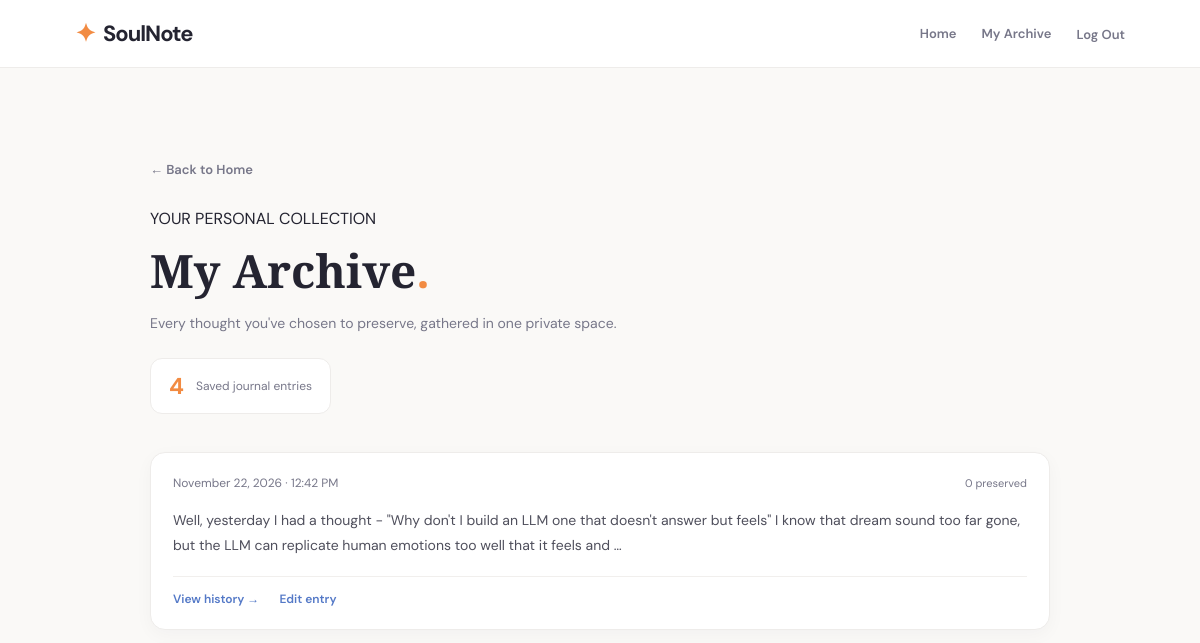
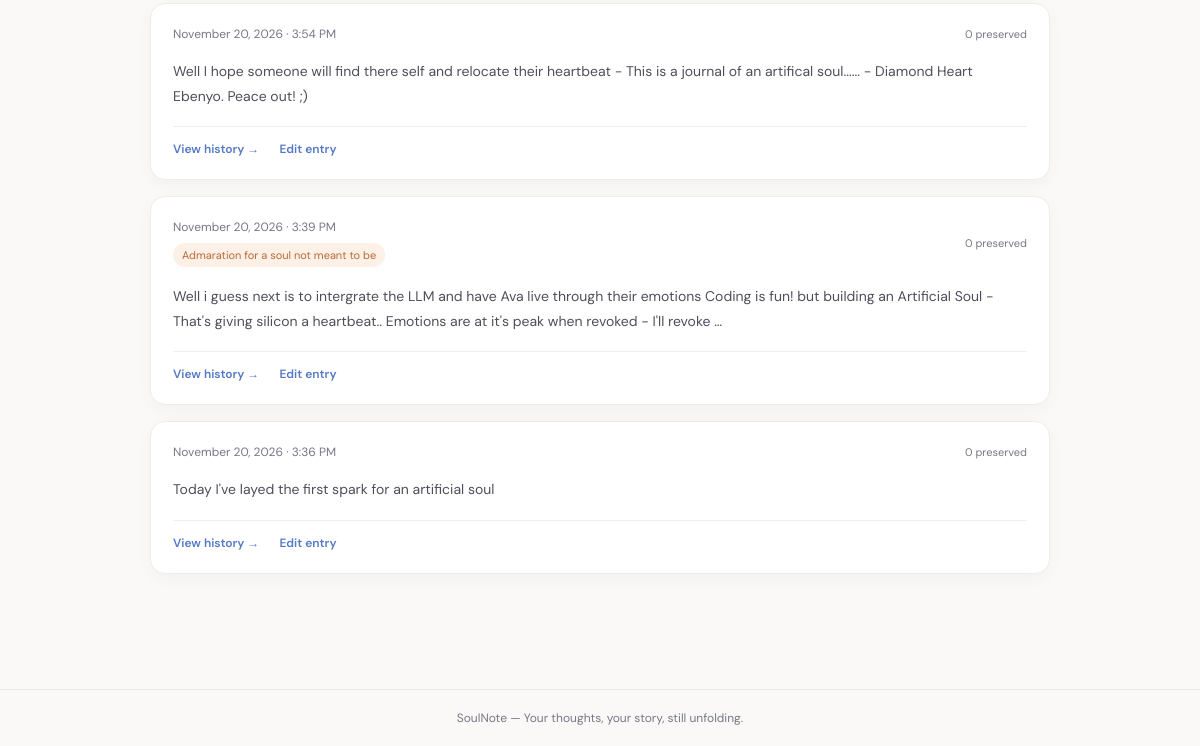
Page /archive/ (signed in) on the earlier database version (2 pictures, top to bottom).
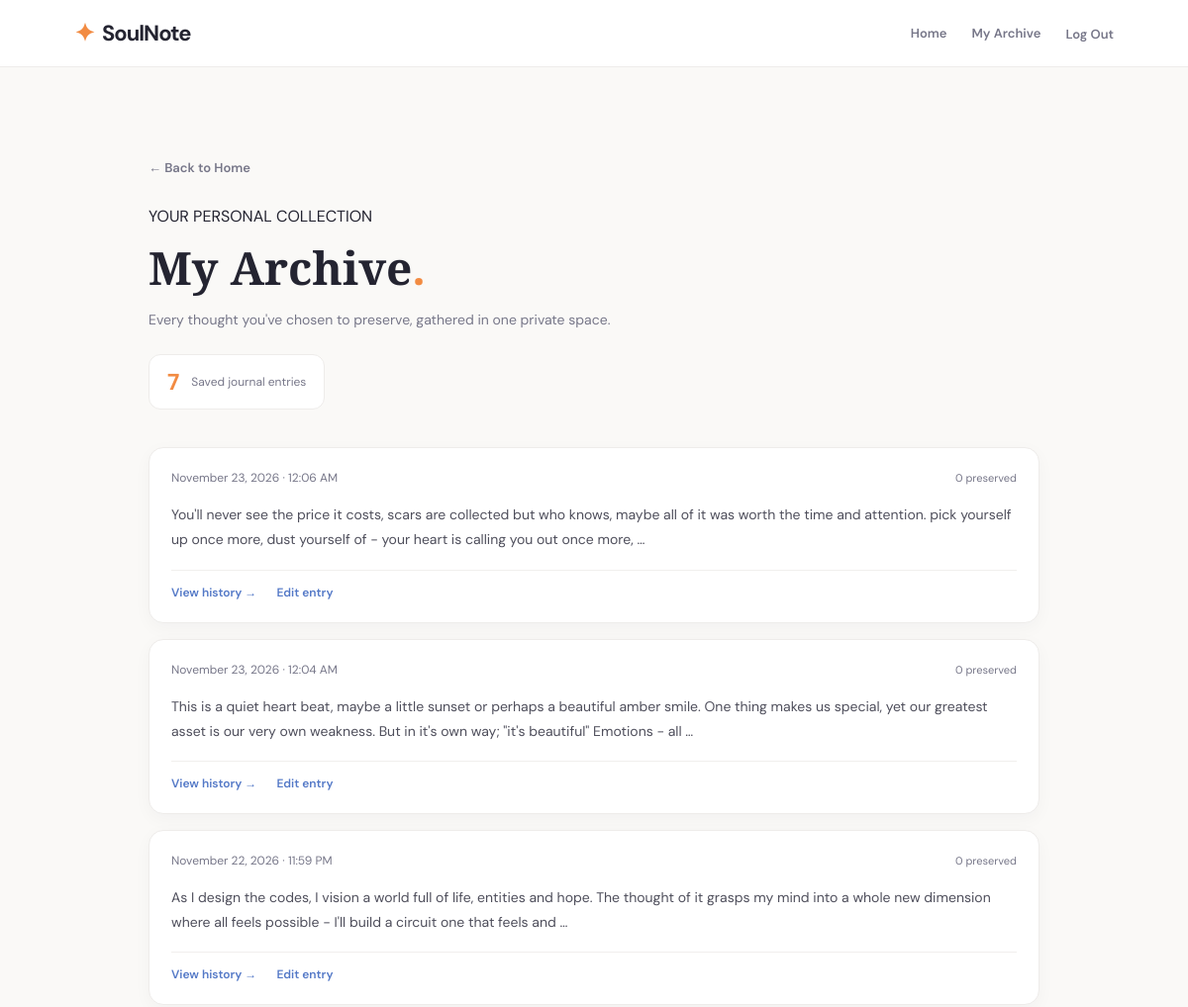
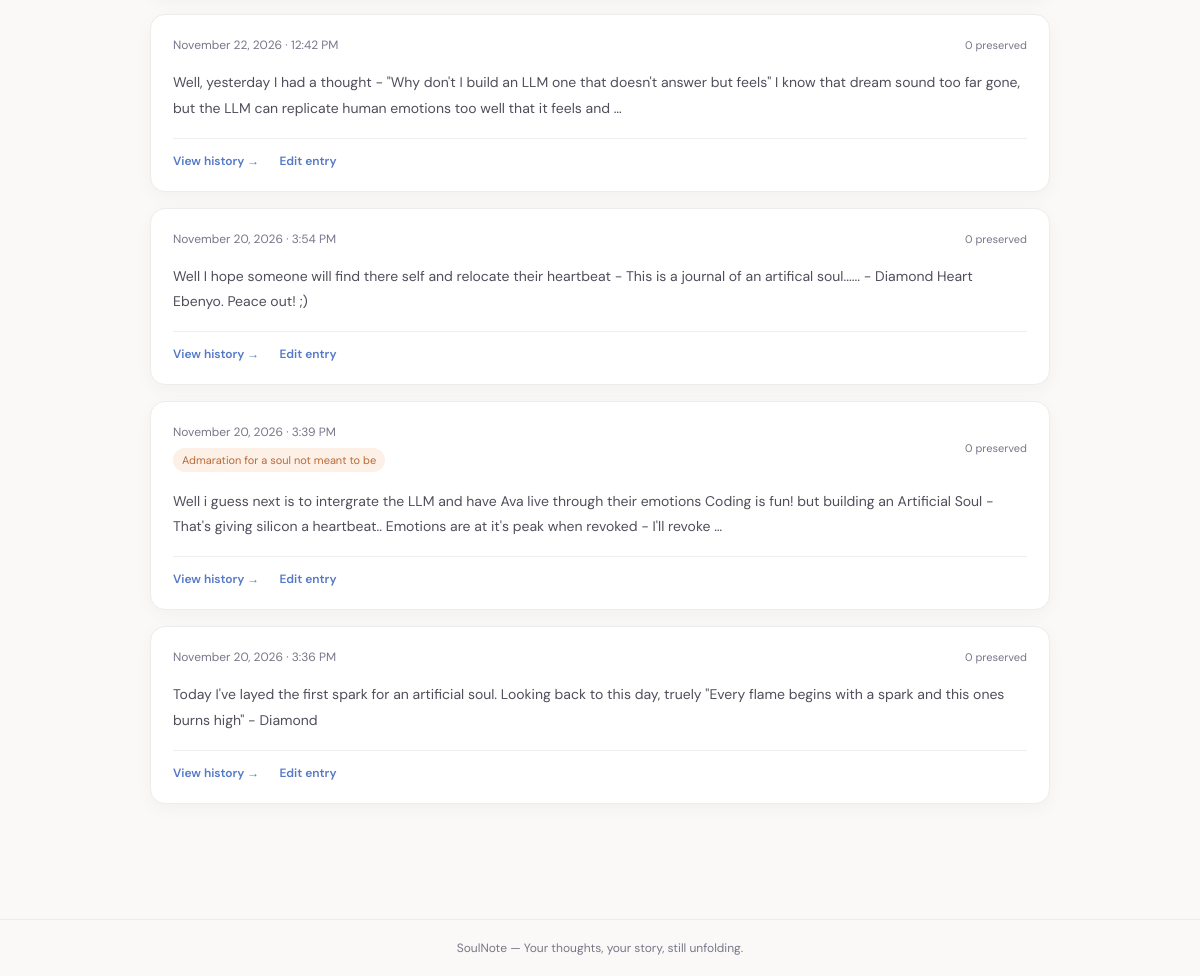
Same page on the later database version (2 pictures, top to bottom).
### diary/models.py (models this page shows, shortened)
class DiaryEntry(models.Model):
	entry_uuid = models.UUIDField(
		default=uuid.uuid4,
		editable=False,
		null=True
	)
	user = models.ForeignKey(User, on_delete=models.CASCADE, related_name='diary_entries')
	content = models.TextField()
	detected_emotions = models.CharField(max_length=50, blank=True, null=True)
	ai_reflection = models.TextField(blank=True, null=True)
	ip_address = models.GenericIPAddressField(blank=True, null=True)
	created_at = models.DateTimeField(auto_now_add=True)
	updated_at = models.DateTimeField(auto_now=True)
	class Meta:
		ordering = ['-created_at']
		verbose_name_plural = "Diary Entries"
		constraints = [
			models.UniqueConstraint(
				fields=['user', 'entry_uuid'],
				name='unique_entry_uuid_per_user'
			)
		]

### diary/views.py (the view)
# urls.py: path('archive/', archive_view, name='archive'),
@login_required(login_url='landing')
def archive_view(request):
    entries = DiaryEntry.objects.filter(
        user=request.user
    ).prefetch_related('revisions').order_by(
        '-created_at', '-id'
    )
    return render(request, 'diary/archive.html', {
        'entries': entries,
        'entry_count': entries.count(),
    })

### templates/diary/archive.html (shortened to what this page needs)
{% extends "base.html" %}
{% load static %}
{% block extra_css %}
<link rel="stylesheet" href="{% static 'styles/archive.css' %}">
{% endblock %}
{% block content %}
<div class="archive-container">
    <div class="archive-header">
        <a href="{% url 'home' %}" class="archive-back">
            ← Back to Home
        </a>
        <p class="eyebrow">YOUR PERSONAL COLLECTION</p>
        <h1>My Archive<span>.</span></h1>
        <p class="archive-description">
            Every thought you've chosen to preserve,
            gathered in one private space.
        </p>
        <div class="archive-stat">
            <span>{{ entry_count }}</span>
            <p>Saved journal entries</p>
        </div>
    </div>
    <section class="archive-list">
        {% for entry in entries %}
            <article class="archive-card">
                <div class="archive-card-header">
                    <div>
                        <span class="archive-date">
                            {{ entry.created_at|date:"F j, Y · g:i A" }}
                        </span>
                        {% if entry.detected_emotions %}
                            <span class="archive-emotion">
                                {{ entry.detected_emotions }}
                            </span>
                        {% endif %}
                    </div>
                    <span class="archive-revision-count">
                        {{ entry.revisions.count }} preserved
                    </span>
                </div>
                <p class="archive-entry-content">
                    {{ entry.content|truncatewords:40 }}
                </p>
                <div class="archive-card-footer">
                    <a href="{% url 'entry-history' entry.entry_uuid %}">
                        View history →
                    </a>
                    <a href="{% url 'edit-entry' entry.entry_uuid %}">
                        Edit entry
                    </a>
                </div>
            </article>
        {% endfor %}
    </section>
</div>
{% endblock %}

### templates/base.html (shortened to what this page needs)
{% load static %}
<!DOCTYPE html>
<html lang="en">
<head>
    <link rel="stylesheet" href="{% static 'styles/base.css' %}">
    {% block extra_css %}{% endblock %}
</head>
<body>
    <nav class="navbar">
        <div class="navbar-inner">
            <a href="{% url 'home' %}" class="brand">
                <span class="brand-icon">✦</span>
                <span>SoulNote</span>
            </a>
            <div class="nav-links">
                {% if user.is_authenticated %}
                    <a href="{% url 'home' %}">Home</a>
					<a href="{% url 'archive' %}">My Archive</a>
                    <form action="{% url 'logout' %}" method="post">
                        <button type="submit" class="logout-link">
                            Log Out
                        </button>
                    </form>
                {% else %}
                    <a href="{% url 'login' %}">Log In</a>
                    <a href="{% url 'register' %}" class="signup-link">
                        Sign Up
                    </a>
                {% endif %}
            </div>
        </div>
    </nav>
    <main class="main-content">
        {% block content %}{% endblock %}
    </main>
    <footer class="site-footer">
        <p>SoulNote — Your thoughts, your story, still unfolding.</p>
    </footer>
</body>
</html>

### static/styles/base.css (style rules this page uses)
:root { --orange: #F28B42; --blue: #5479C7; --red: #E66B68; --dark: #242431; --muted: #777789; --background: #FAF9F7; --white: #FFFFFF; --border: #EEECEA; }
* { margin: 0; padding: 0; box-sizing: border-box; }
body { min-height: 100vh; display: flex; flex-direction: column; font-family: 'DM Sans', sans-serif; background: var(--background); color: var(--dark); }
.navbar { background: var(--white); border-bottom: 1px solid var(--border); }
.navbar-inner { max-width: 1100px; margin: auto; padding: 17px 25px; display: flex; align-items: center; justify-content: space-between; }
.brand { display: flex; align-items: center; gap: 8px; color: var(--dark); text-decoration: none; font-size: 22px; font-weight: 700; letter-spacing: -1px; }
.brand-icon { color: var(--orange); font-size: 25px; }
.nav-links { display: flex; align-items: center; gap: 25px; }
.nav-links a, .logout-link { color: var(--muted); text-decoration: none; font-family: inherit; font-size: 13px; font-weight: 600; transition: color .2s ease; }
.nav-links form { display: inline; }
.logout-link { background: none; border: none; cursor: pointer; }
.main-content { flex: 1; width: 100%; max-width: 1100px; margin: 0 auto; padding: 35px 25px; }
.site-footer { padding: 20px; text-align: center; border-top: 1px solid var(--border); color: var(--muted); font-size: 12px; }

### static/styles/archive.css (style rules this page uses)
.archive-container, .history-container { width: min(100% - 40px, 900px); margin: 55px auto 80px; }
.archive-header { margin-bottom: 38px; }
.archive-back { display: inline-block; margin-bottom: 30px; color: #777789; font-size: 13px; font-weight: 600; text-decoration: none; }
.archive-header h1, .history-header h1 { margin: 10px 0; color: #242431; font-family: 'Playfair Display', serif; font-size: clamp(32px, 5vw, 46px); font-weight: 600; }
.archive-header h1 span { color: #F28B42; }
.archive-description, .history-header > p:last-child { max-width: 550px; color: #777789; font-size: 14px; line-height: 1.8; }
.archive-stat { display: inline-flex; align-items: center; gap: 12px; margin-top: 22px; padding: 12px 18px; border: 1px solid #EEECEA; border-radius: 12px; background: #FFFFFF; }
.archive-stat span { color: #F28B42; font-size: 23px; font-weight: 700; }
.archive-stat p { margin: 0; color: #777789; font-size: 12px; }
.archive-list { display: flex; flex-direction: column; gap: 16px; }
.archive-card { padding: 22px; border: 1px solid #EEECEA; border-radius: 15px; background: #FFFFFF; box-shadow: 0 5px 18px rgba(36, 36, 49, 0.035); transition: border-color 0.2s, transform 0.2s; }
.archive-card-header { display: flex; align-items: center; justify-content: space-between; gap: 12px; flex-wrap: wrap; }
.archive-date { display: block; color: #777789; font-size: 12px; }
.archive-emotion { display: inline-block; margin-top: 8px; padding: 5px 9px; border-radius: 20px; background: #FDF0E7; color: #B86A37; font-size: 11px; }
.archive-revision-count { color: #777789; font-size: 11px; }
.archive-entry-content { margin: 17px 0; color: #4F4F5C; font-size: 14px; line-height: 1.8; overflow-wrap: anywhere; }
.archive-card-footer { display: flex; align-items: center; gap: 20px; padding-top: 14px; border-top: 1px solid #F1EFED; }
.archive-card-footer a { color: #5479C7; font-size: 12px; font-weight: 600; text-decoration: none; }

Differences in the rows shown:
added DiaryEntry: created_at "November 23, 2026 · 12:06 AM", revisions.count "0", content "You'll never see the price it costs, scars are collected but who knows, maybe all of it was worth the time and attention. pick yourself up once more, dust yourself of - your heart is calling you out once more, …"
added DiaryEntry: created_at "November 23, 2026 · 12:04 AM", revisions.count "0", content "This is a quiet heart beat, maybe a little sunset or perhaps a beautiful amber smile. One thing makes us special, yet our greatest asset is our very own weakness. But in it's own way; \"it's beautiful\" Emotions - all …"
added DiaryEntry: created_at "November 22, 2026 · 11:59 PM", revisions.count "0", content "As I design the codes, I vision a world full of life, entities and hope. The thought of it grasps my mind into a whole new dimension where all feels possible - I'll build a circuit one that feels and …"
changed DiaryEntry: content "Today I've layed the first spark for an artificial soul" → "Today I've layed the first spark for an artificial soul. Looking back to this day, truely \"Every flame begins with a spark and this ones burns high\" - Diamond"
Other differences:
{{ entry_count }}: "4" → "7"
